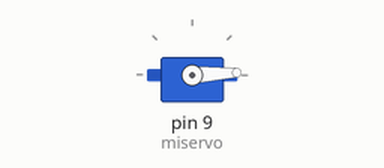
Simulated run of this sketch. Board: Arduino Uno, built with avr-gcc and run on an emulated ATmega328P. Shown: servo.

Above: at 0.05 s.
At 0.35 s:
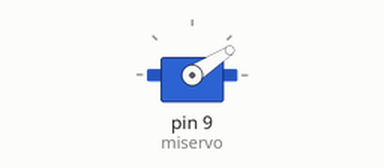
At 0.65 s:
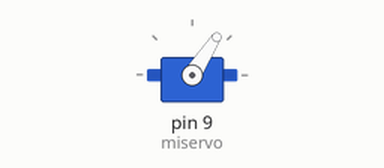
At 1.05 s:
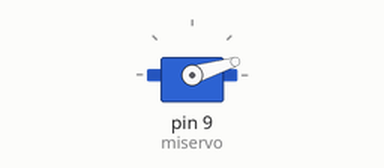
Timing chart, 0 to 3.0 s (numbered marks = the images above):
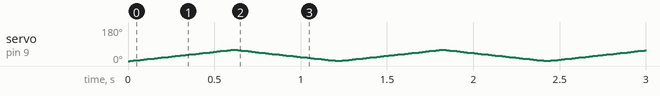

The sketch:

ServoAngulo.ino
```cpp
 #include <Servo.h>   // incluimos la biblioteca Servo
Servo miservo;       // creamos un objecto servo para controlar el motor
void setup() {
miservo.attach(9);  // liga el servo al pin 9
 }
void loop() {
for(int angulo = 0; angulo < 60; angulo += 1) {   //  un ciclo para mover el servo entre los 0 y los 180 grados
miservo.write(angulo);//  manda al servo la posicion
delay(10);//  espera unos milisegundos para que el servo llegue a su posicion
 }

 for(int angulo = 60; angulo >= 1; angulo -= 1){//  un ciclo para mover el servo entre los 180 y los 0 grados
 miservo.write(angulo);//  manda al servo la posicion
 delay(10);//  espera unos milisegundos para que el servo llegue a su posicion
  }
}
```
